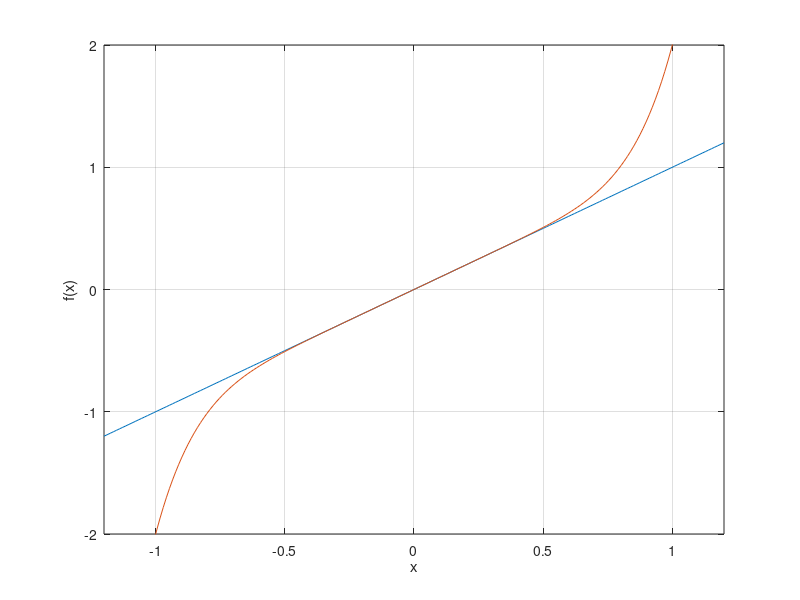

This chart was generated by the following MATLAB code:
a = linspace(-1.2,1.2,200);

fig = figure(1);
plot(a, a); hold on
% for i = 2:10
% plot(a, a + a.^(i*2 - 1));
% end
plot(a, a + a.^7); hold on
hold off;
ylim([-2,2])
xlim([-1.2,1.2])
xlabel('x')
ylabel('f(x)')
grid

saveas(fig,'figures/limiter', 'epsc')